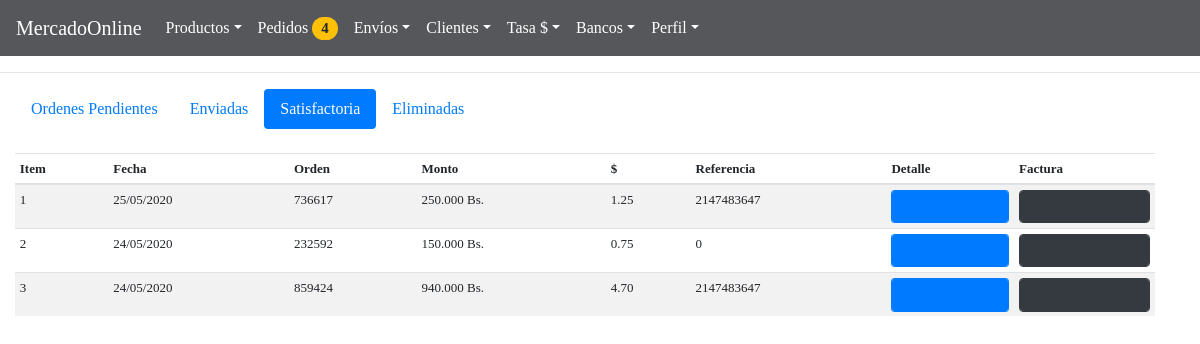
Before: /BackAdmin/index.php?action=statusCheck (signed in) with the older database file.
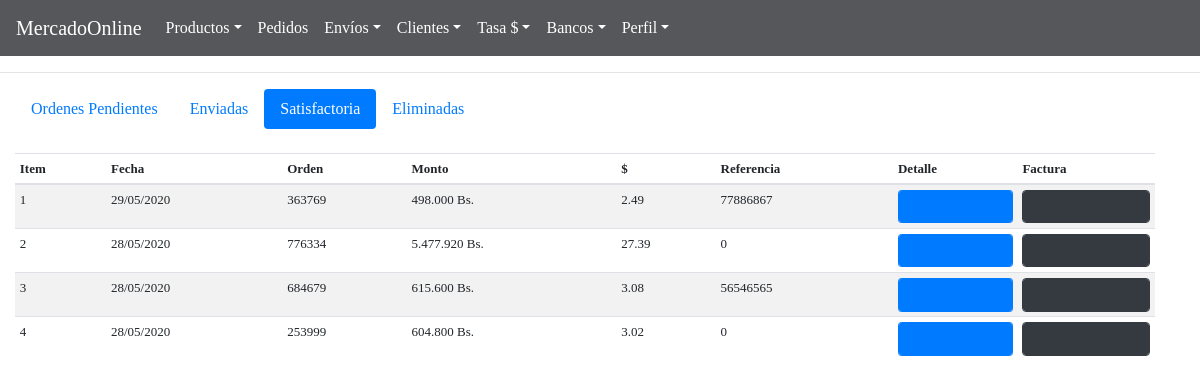
After: the same page with the newer database file.
### tables this page shows
CREATE TABLE `pedido` (
  `id` int(11) NOT NULL,
  `idorder` int(11) NOT NULL,
  `iduser` int(11) NOT NULL,
  `reference` int(11) NOT NULL,
  `mount` decimal(10,2) NOT NULL,
  `convertion` decimal(10,2) NOT NULL,
  `date` timestamp NOT NULL DEFAULT CURRENT_TIMESTAMP ON UPDATE CURRENT_TIMESTAMP,
  `status` int(11) NOT NULL
);

### BackAdmin/models/connection.php (called while the page is built)
<?php
class connection{
	 public static function connect(){
	 	$link = new PDO("mysql:host=localhost;dbname=mercadoonline","root","");
	 	return $link;
	 }
}

### BackAdmin/models/purchaseOrderModel.php (called while the page is built, shortened)
<?php
require_once "connection.php";
class purchaseOrderModel{
 public static function viewIdProductPurchaseOrderModel($dataIdOrderModel, $table){
 	 	 $stmt = connection::connect()->prepare("SELECT tab1.idproduct, tab1.cant, tab1.price, tab1.idorder,  tab2.title  FROM $table tab1 INNER JOIN productos tab2  ON tab1.idproduct = tab2.id WHERE  tab1.idorder  = $dataIdOrderModel");
	 	   					$stmt -> execute();
		 					return $stmt->fetchAll();
 }
	 	   public static function viewsStatusCheckPurchaseOrderModel($table){
	 	   	 	  		$stmt = connection::connect()->prepare("SELECT id,idorder, iduser, reference, mount, convertion,status, date FROM $table WHERE status = 2 ORDER BY date DESC");
		 					$stmt -> execute();
		 					return $stmt->fetchAll();
	 	   }
 					public static function viewCountOrdersModel($table){
 					$stmt = connection::connect()->prepare("SELECT COUNT(*) as id FROM $table WHERE status = 0");
		 			$stmt -> execute();
		 			return $stmt->fetch();
 					}
}

### BackAdmin/controllers/controllerPage.php (called while the page is built)
<?php
class page{
 public static function template(){
 			include "views/template.php";
 		}
 public static function pageConnectController(){
if (isset( $_GET["action"])) {
	 	$controllerPage = $_GET["action"];
}
else{
	$controllerPage ="index";
}
 	$answer = pageModel::pageConnectModel($controllerPage);
 	include $answer;
 }
}

### BackAdmin/controllers/purchaseOrderController.php (the view, shortened to what this page needs)
<?php
class purchaseOrderController {
	 		 	   public static function viewStatusCheckPurchaseOrderController(){
	 		 	   	$answer = purchaseOrderModel::viewsStatusCheckPurchaseOrderModel("pedido");
	 		 	    foreach ($answer as $row => $item) {
	 		 	    $newDate = date("d/m/yy", strtotime($item["date"]));
	 				$row = $row +1;
	 			echo '
							<tr>
								<td>'.$row.'</td>
								<td>'.$newDate.'</td>
								<td>'.$item["idorder"].'</td>
								<td>'.number_format($item["mount"], 0, ",", ".").' Bs.</td>
								<td>'.$item["convertion"].'</td>
								<td>'.$item["reference"].'</td>
				<td><a href="#detail'.$row.'"  data-toggle="modal">
				<button type="button" class="form-control btn-primary fa fa-th-list btn-sm"></button></a>
				<div class="modal fade" id="detail'.$row.'" tabindex="-1" role="dialog" aria-labelledby="myModalLabel" ariahidden="true">
				<div class="modal-dialog" role="document" style="">
				<div class="modal-content">
				<div class="modal-header">
				<button type="button" class="close" data-dismiss="modal" aria-label="Close">
				<span aria-hidden="true">&times;</span> </button>
				</div>
				<div class="modal-body"  style="text-align: center; margin: 0%;">';
				$dataIdOrderController = $item["idorder"];
				$dataIdClientController = $item["iduser"];
				$answerIdProduct = purchaseOrderModel::viewIdProductPurchaseOrderModel($dataIdOrderController, "pedido_has_producto");
				$answerDataClient =clientModel::viewPurchaseClientModel($dataIdClientController, "clientes");
				echo
				 '
				 <table class="table  table-responsive table-light" style="font-size:12px;">
					<thead>
			<tr>
				<th style="font-size:20px;">Orden #  '.$item["idorder"].'</th>
				<th></th>
				<th></th>
				<th></th>
				</tr>
<th style="text-align:left">Cliente:  '.$answerDataClient["name"].'  '.$answerDataClient["lastname"].' -Documeno: '.$answerDataClient["identification"].'   -Telefono:  '.$answerDataClient["phone"].'</th>
				</tr>
<th style="text-align:left">Dirección: '.$answerDataClient["address"].'   - '.$answerDataClient["municipality"].' - '.$answerDataClient["estate"].'
<th></th>
<th></th>
<th></th>
</th>
</thead>
</table>';
	echo  '<table class="table  table-light" style="font-size:12px;">
			<thead>
<tr>
<th >Producto</th>
<th >Cantidad</th>
<th >Precio</th>
<th >Total</th>
	</thead>';
foreach ($answerIdProduct as $row => $item) {
$total= $item["cant"]*$item["price"];
echo'
	<tbody>
		<tr>
				<td>'.$item["title"].'</td>
				<td>'.$item["cant"].'</td>
				<td>'.number_format($item["price"], 0, ",", ".").' Bs.</td>
				<td>'.number_format($total, 0, ",", ".").' Bs.</td>
		</tr>
	</tbody>	';
				}
			echo '
			</td>
			</table>
			</div>
			</div>
			</div>
							<td>
							<a href="reports/fpdf181/reports/invoice.php?id='.$item["idorder"].'" target="blank">
							<button type="submit" class="fa fa-file  form-control btn-dark"></button>
							</a>
							</td>
							';
	 		 	   				}
	 		 	      }
	 		 	     public static function viewCountOrdersController(){
	 		 	      $answer = purchaseOrderModel::viewCountOrdersModel("pedido");
					if ($answer["id"]==0) {
					echo'  <span class="badge badge-danger badge-pill" style="font-family: Pavanam-Regular; font-size: 15px; display: none" >'.$answer["id"].'</span>';
					}else{
					echo'  <span class="badge badge-warning 14 badge-pill" style="font-family: Pavanam-Regular; font-size: 15px; " >'.$answer["id"].'</span>';
										}
	 		 	     }
}

Changed rows visible on the page:
removed pedido: date "25/05/2020", idorder "736617", mount "250.000", convertion "1.25", reference "2147483647"
removed pedido: date "24/05/2020", idorder "232592", mount "150.000", convertion "0.75", reference "0"
removed pedido: date "24/05/2020", idorder "859424", mount "940.000", convertion "4.70", reference "2147483647"
added pedido: date "29/05/2020", idorder "363769", mount "498.000", convertion "2.49", reference "77886867"
added pedido: date "28/05/2020", idorder "776334", mount "5.477.920", convertion "27.39", reference "0"
added pedido: date "28/05/2020", idorder "684679", mount "615.600", convertion "3.08", reference "56546565"
added pedido: date "28/05/2020", idorder "253999", mount "604.800", convertion "3.02", reference "0"
Other visible differences:
$answer["id"]: "4" → (not shown)
